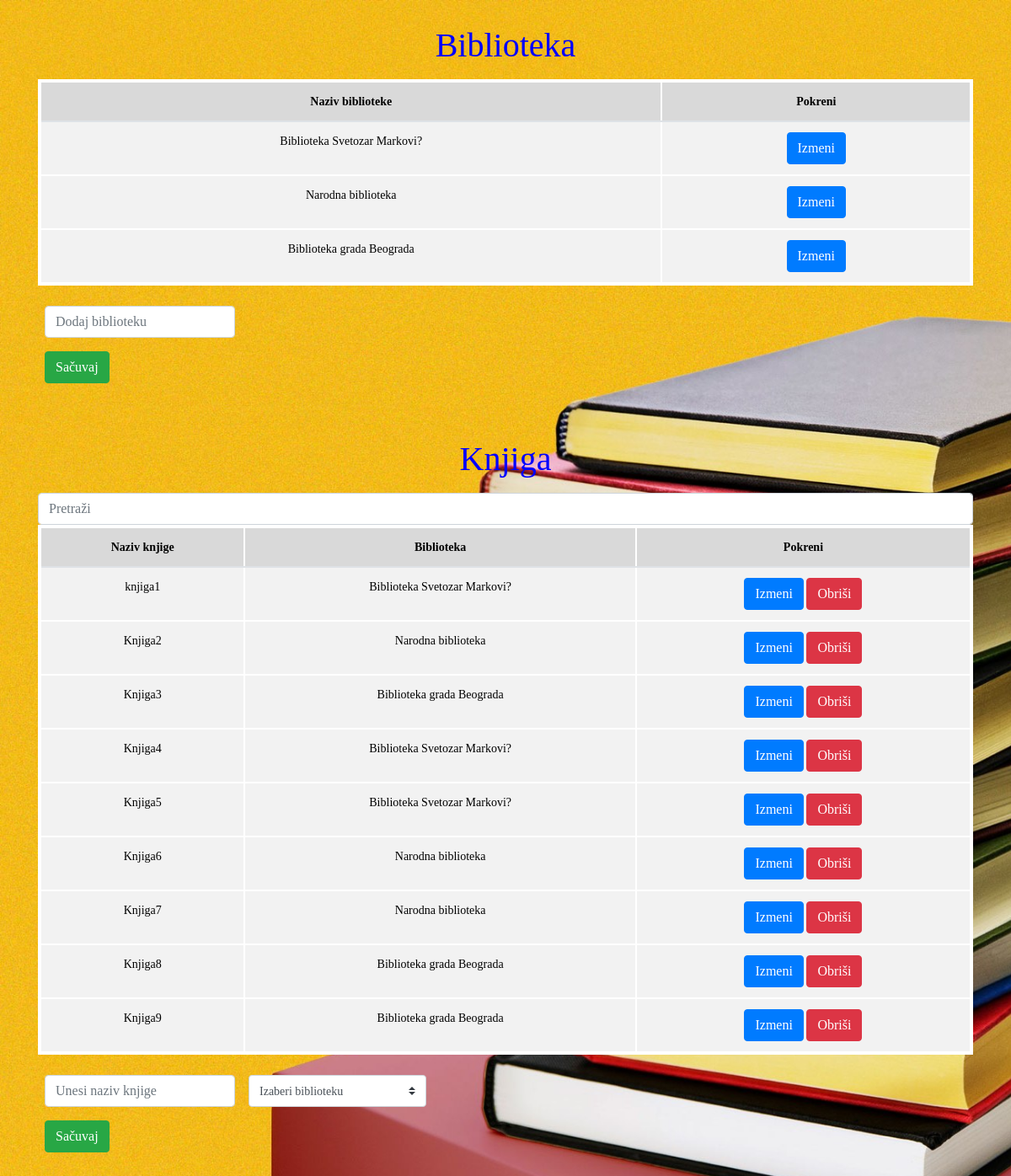
The page / on the database its author committed.
### tables this page shows
CREATE TABLE IF NOT EXISTS `bibl` (
  `id` INT(11) NOT NULL AUTO_INCREMENT,
  `name` TEXT NOT NULL,
  PRIMARY KEY (`id`)
);

CREATE TABLE IF NOT EXISTS `knjiga` (
  `id` int(11) NOT NULL AUTO_INCREMENT,
  `name` text NOT NULL,
  `rmId` int(11) NOT NULL,
  PRIMARY KEY (`id`),
  KEY `rmId` (`rmId`)
);

### handler/biblHandler.php (called while the page is built, shortened)
<?php
require_once __DIR__.'/../model/bibl.php';
function vratiBibl()
{
    $BiblList = array();
    $sql = 'SELECT id, name FROM bibl';
    $result = $GLOBALS['db']->query($sql);
    if (mysqli_num_rows($result) > 0) {
        while ($row = mysqli_fetch_assoc($result)) {
            $mesto = new Bibl();
            $mesto->setId($row['id']);
            $mesto->setName($row['name']);
            $BiblList[] = $mesto;
        }
        return $BiblList;
    } else {
        echo 'Nema biblioteka';
    }
}

### model/bibl.php (called while the page is built, shortened)
<?php
class Bibl
{
    public function getId()
    {
        return $this->id;
    }
    public function setId($id)
    {
        $this->id = $id;
    }
    public function getName()
    {
        return $this->name;
    }
    public function setName($name)
    {
        $this->name = $name;
    }
}

### handler/knjigaHandler.php (called while the page is built, shortened)
<?php
require_once __DIR__.'/../model/knjiga.php';
function getAllKnjiga()
{
    $knjigaList = array();
    $sql = 'SELECT knjiga.id AS knjigaId, knjiga.name AS knjigaName, bibl.id AS rmId, bibl.name AS biblName FROM knjiga JOIN bibl ON (knjiga.rmId = bibl.id)';
    $result = $GLOBALS['db']->query($sql);
    if (mysqli_num_rows($result) > 0) {
        while ($row = mysqli_fetch_assoc($result)) {
            $knjiga = new Knjiga();
            $knjiga->setId($row['knjigaId']);
            $knjiga->setName($row['knjigaName']);
            $knjiga->setRmId($row['rmId']);
            $knjiga->setBiblName($row['biblName']);
            $knjigaList[] = $knjiga;
        }
        return $knjigaList;
    } else {
        echo 'Nema knjiga';
    }
}

### model/knjiga.php (called while the page is built, shortened)
<?php
class Knjiga
{
    public function getId()
    {
        return $this->id;
    }
    public function setId($id)
    {
        $this->id = $id;
    }
    public function getName()
    {
        return $this->name;
    }
    public function setName($name)
    {
        $this->name = $name;
    }
    public function getBiblName()
    {
        return $this->biblName;
    }
    public function setBiblName($biblName)
    {
        $this->biblName = $biblName;
    }
}

### components/knjiga.php (the view, shortened to what this page needs)
<?php
  require_once __DIR__.'/../handler/knjigaHandler.php';
  require_once __DIR__.'/../handler/biblHandler.php';
?>
<h1 class="my-3">Knjiga</h1>
<input id="knjiga_filter" class="form-control" type="text" placeholder="Pretraži">
<table id="knjiga-table" class="table">
  <thead>
    <tr>
      <th>Naziv knjige</th>
      <th>Biblioteka</th>
      <th>Pokreni</th>
    </tr>
  </thead>
  <?php
    $allKnjiga = getAllKnjiga();
    foreach ($allKnjiga as $knjiga) : ?>
    <tr data-id="<?php echo $knjiga->getId(); ?>">
    <td>
      <?php echo $knjiga->getName(); ?>
    </td>
    <td>
    <?php echo $knjiga->getBiblName(); ?>
    </td>
    <td>
      <button class="btn btn-primary edit-knjiga">Izmeni</button>
      <button class="btn btn-danger delete-knjiga">Obriši</button>
    </td>
  </tr>
  <?php endforeach; ?>
</table>
<form id="add_knjiga_form">
  <div class="form-inline">
    <input type="text" class="form-control m-2" name="knjigaName" id="knjiga_name_textfiled"
    placeholder="Unesi naziv knjige" value="" required>
    <select id="bibl_select" class="custom-select m-2" required>
      <option disabled selected value="">Izaberi biblioteku</option>
    </select>
  </div>
  <div class="form-group m-2">
    <button type="submit" name="submit" id="add_knjiga_button" class="btn btn-success">Sačuvaj</button>
  </div>
</form>

### index.php (shortened to what this page needs)
<?php
  require_once 'handler/biblHandler.php';
?>
<!DOCTYPE html>
<html lang="en">
<head>
  <link rel="stylesheet" href="./assets/css/bootstrap.min.css">
  <link rel="stylesheet" href="./assets/css/style.css">
</head>
<body>
  <div class="container">
    <div id="bibl">
      <?php
        require_once 'components/bibl.php';
      ?>
    </div>
    <br><br>
    <div id="knjiga">
      <?php
        require_once 'components/knjiga.php';
      ?>
    </div>
  </div>
</body>
</html>

### components/bibl.php (shortened to what this page needs)
<?php
  require_once __DIR__.'/../handler/biblHandler.php';
?>
<h1 class="my-3">Biblioteka</h1>
<table id="bibl-table" class="table">
  <thead>
    <tr>
      <th>Naziv biblioteke</th>
      <th>Pokreni</th>
    </tr>
  </thead>
  <?php
    $allBibl = vratiBibl();
    foreach ($allBibl as $bibl) : ?>
    <tr data-id="<?php echo $bibl->getId(); ?>">
    <td>
      <?php echo $bibl->getName(); ?>
    </td>
    <td>
      <button class="btn btn-primary edit-bibl">Izmeni</button>
    </td>
  </tr>
  <?php endforeach; ?>
</table>
<form id="add_bibl_form">
  <div class="form-inline">
    <input type="text" class="form-control m-2" name="biblName" id="bibl_name_textfiled"
    placeholder="Dodaj biblioteku" value="" required>
  </div>
  <div class="form-group m-2">
    <button type="submit" name="submit" id="add_bibl_button" class="btn btn-success">Sačuvaj</button>
  </div>
</form>

### index.php (style rules this page uses)
body { background-image: linear-gradient(to right, beige , red); background-image: url("slika.jpg"); -webkit-background-size: cover; -moz-background-size: cover; -o-background-size: cover; background-size: cover; padding-bottom: 100px; font-size:14px; }
.my-3 { font-family: Impact; color: blue; text-align: center; }
.container { color: black; margin: 30px auto; font-family: Trebuchet MS; }
table { color: black; font-family: Trebuchet MS; border: white 4px solid; }
td { color: black; border: white 2px solid; text-align: center; padding: 5px; background: #f2f2f2; }
th { background: #d9d9d9; border: white 2px solid; text-align: center; }

### rows shown on the page
bibl: name "Biblioteka Svetozar Markovi?"
bibl: name "Narodna biblioteka"
bibl: name "Biblioteka grada Beograda"
knjiga: name "knjiga1", rmId.name "Biblioteka Svetozar Markovi?"
knjiga: name "Knjiga2", rmId.name "Narodna biblioteka"
knjiga: name "Knjiga3", rmId.name "Biblioteka grada Beograda"
knjiga: name "Knjiga4", rmId.name "Biblioteka Svetozar Markovi?"
knjiga: name "Knjiga5", rmId.name "Biblioteka Svetozar Markovi?"
knjiga: name "Knjiga6", rmId.name "Narodna biblioteka"
knjiga: name "Knjiga7", rmId.name "Narodna biblioteka"
knjiga: name "Knjiga8", rmId.name "Biblioteka grada Beograda"
knjiga: name "Knjiga9", rmId.name "Biblioteka grada Beograda"
